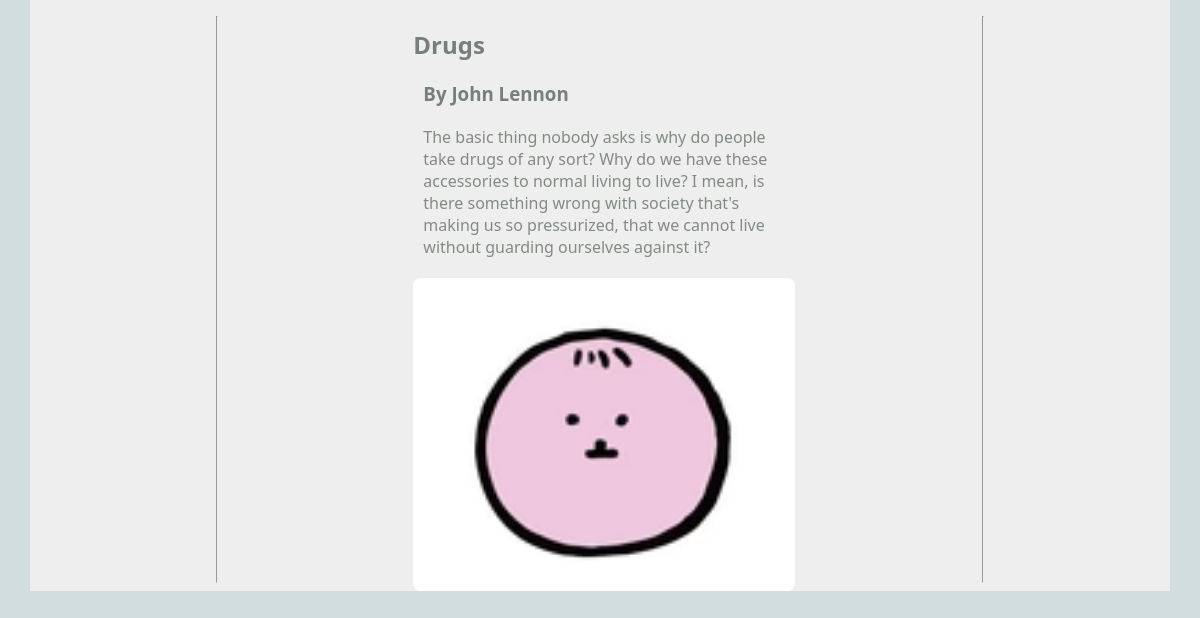
/blog/ (lower part), run on an earlier commit of the app's database.
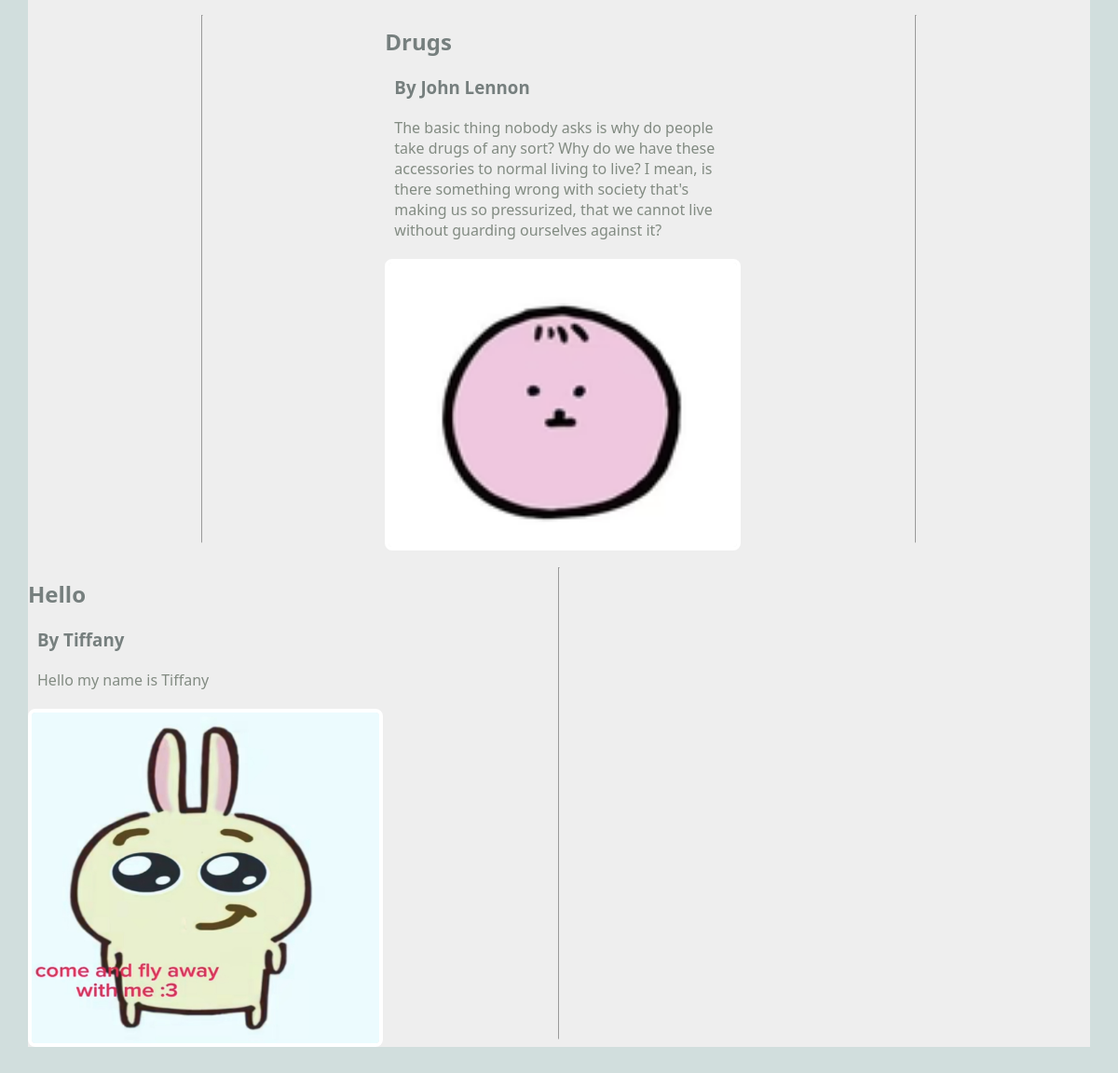
And on a later commit of the database.
### blog/models.py (models this page shows, shortened)
class Article(models.Model):
    title = models.TextField(blank=True)
    author = models.TextField(blank=True)
    text = models.TextField(blank=True)
    published = models.DateTimeField(auto_now=True)
    image_file = models.ImageField(blank=True)
    user = models.ForeignKey(User, on_delete=models.CASCADE)
    def __str__(self):
        return f"{self.title} by {self.author}"

### blog/views.py (the view)
# urls.py: path('', ShowAllView.as_view(), name="show_all"),
class ShowAllView(ListView):
    model = Article
    template_name = "blog/show_all.html"
    context_object_name = "articles"
    def dispatch(self, request, *args, **kwargs):
        if request.user.is_authenticated:
            print(f"ShowAllView.dispatch(): request.user={request.user}")
        else:
            print(f"ShowAllView.dispatch(): not logged in")
        return super().dispatch(request, *args, **kwargs)

### blog/templates/blog/show_all.html (shortened to what this page needs)
{% extends 'blog/base.html' %}
{% block content %}
<main class="grid-container">
    {% for article in articles %}
    <article>
        <div>
            <h2>{{article.title}}</h2>
            <h3>By {{article.author}}</h3>
            <p>{{article.text}}</p>
        </div>
        <a href="{% url 'article' article.pk %}">
            {% if article.image_file %}
            <img src="{{article.image_file.url}}" alt="">
            {% else %}
            <h3>No Image</h3>
            {% endif %}
        </a>
    </article>
    <hr>
    {% endfor %}
</main>
{% endblock %}

### blog/templates/blog/base.html (shortened to what this page needs)
{% load static %}
<html>
    <head>
        <link rel="stylesheet" href="{% static 'styles-blog.css' %}">
    </head>
    <body>
        {% block content %}
        {% endblock %}
    </body>
</html>

### static/styles-blog.css (style rules this page uses)
body { margin: 30px; background: #d1dedd; font-family:'Segoe UI', Tahoma, Geneva, Verdana, sans-serif; }
h1, h2, h3 { color: #767f7e; }
p { color: #828b82; }
.grid-container { background: #eee; max-width: 900px; display: grid; grid-template-columns: repeat(3, 1fr); grid-gap: 10px; max-width: 1200px; margin: 20px auto; }
article img, article.featured img { width: 100%; border: 4px solid #fff; border-radius: 8px; }
article p, article h3 { margin: 20px 10px; }

What changed in the data, as far as the page shows it:
added Article: title "Hello", author "Tiffany", text "Hello my name is Tiffany", image_file (picture)
